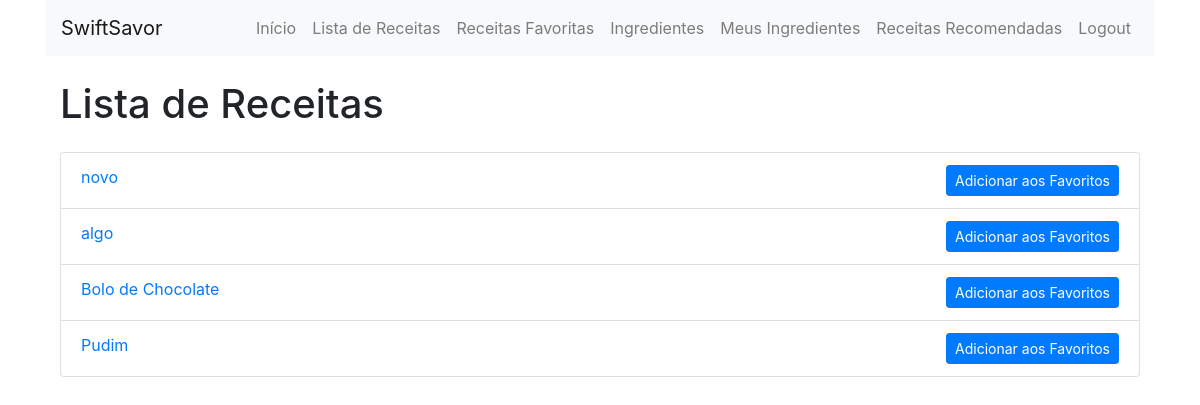
/receitas/ (signed in), run on the app's committed database.
### main/models.py (models this page shows, shortened)
class Receita(models.Model):
    nome = models.CharField(max_length=200)
    ingredientes = models.ManyToManyField(Ingrediente)
    instrucoes = models.TextField()
    usuario = models.ForeignKey(User, on_delete=models.SET_NULL, null=True, blank=True)
    data_cadastro = models.DateField(auto_now_add=False, default=timezone.now)

### main/views.py (the view)
# urls.py: path('receitas/', lista_receitas, name='lista_receitas'),
@login_required
def lista_receitas(request):
    receitas = Receita.objects.all()
    return render(request, 'main/lista_receitas.html', {'receitas': receitas})

### main/templates/main/lista_receitas.html (shortened to what this page needs)
{% extends 'main/base.html' %}
{% block content %}
    <div class="container mt-4">
        <h1 class="mb-4">Lista de Receitas</h1>
        <ul class="list-group">
            {% for receita in receitas %}
                <li class="list-group-item">
                    <a href="{% url 'detalhes_receita' receita.id %}">{{ receita.nome }}</a>
                    <a href="{% url 'adicionar_favoritos' receita.id %}" class="btn btn-primary btn-sm float-right">Adicionar aos Favoritos</a>
                </li>
            {% endfor %}
        </ul>
    </div>
{% endblock %}

### data on the page
Receita: nome "novo"
Receita: nome "algo"
Receita: nome "Bolo de Chocolate"
Receita: nome "Pudim"
